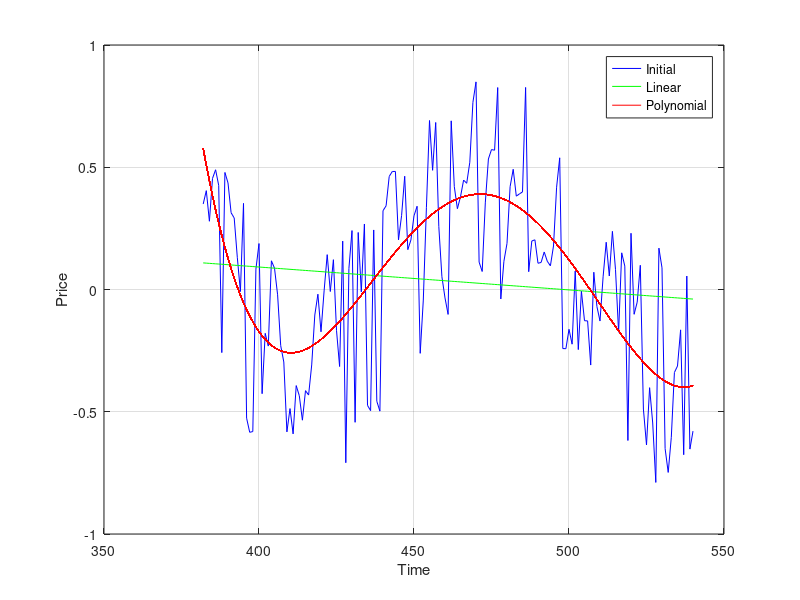

Write MATLAB code to recreate this figure.

P = [382     0.3497735
383     0.4043452
384     0.2791683
385     0.4542913
386     0.4897625
387     0.4256295
388    -0.2580604
389      0.478739
390     0.4360733
391     0.3139871
392      0.292524
393     0.1317261
394  -0.008365495
395     0.3522887
396    -0.5262732
397    -0.5840148
398    -0.5809015
399     0.0830996
400     0.1880194
401    -0.4261131
402    -0.1792712
403    -0.2314301
404     0.1174326
405    0.08733708
406   -0.02169891
407      -0.22966
408    -0.2965333
409    -0.5823083
410    -0.4869773
411     -0.590535
412    -0.3929787
413    -0.4343084
414    -0.5345266
415    -0.4136386
416    -0.4316522
417    -0.3085779
418    -0.1044287
419   -0.01922042
420    -0.1729711
421  -0.005701649
422     0.1425648
423  -0.008197328
424     0.1219838
425     -0.166922
426    -0.3149474
427     0.1978728
428    -0.7084981
429    0.08590097
430     0.2410293
431    -0.5431557
432     0.2333016
433  -0.009644543
434     0.2679584
435    -0.4739385
436     -0.495385
437     0.2435674
438    -0.4571333
439    -0.4975403
440     0.3222925
441     0.3423107
442     0.4624594
443     0.4826831
444     0.4829264
445     0.2031338
446     0.3032496
447     0.4632186
448      0.162986
449     0.2024971
450     0.3016984
451     0.3405368
452    -0.2610399
453   -0.04308247
454     0.3343591
455     0.6912364
456     0.4875024
457     0.6831116
458     0.2580202
459    0.05218651
460   -0.03442962
461    -0.1018661
462     0.6898414
463     0.4206592
464     0.3305563
465     0.3795039
466     0.4474759
467     0.4344485
468      0.520401
469      0.765315
470     0.8491753
471     0.1119693
472    0.07368723
473     0.3543225
474     0.5338713
475     0.5723328
476     0.5697093
477     0.8260058
478   -0.03876934
479      0.115395
480      0.188513
481     0.4206017
482     0.4916813
483     0.3817744
484      0.390907
485     0.3991075
486     0.8264071
487    0.07283977
488     0.1984419
489     0.2032524
490     0.1073126
491     0.1106662
492      0.153359
493      0.115439
494    0.09695604
495      0.177962
496     0.4185103
497     0.5386562
498    -0.2415438
499    -0.2420317
500    -0.1627484
501    -0.2236337
502    0.07537353
503    -0.2456649
504  -0.006686644
505    -0.1276287
506    -0.1284281
507    -0.3090214
508    0.07065445
509   -0.06933743
510    -0.1289344
511    0.05192554
512     0.1933039
513    0.05526135
514     0.2378573
515    0.08115035
516    -0.1748025
517     0.1500544
518    0.09577502
519    -0.6175882
520      0.230015
521    -0.1013671
522   -0.05168809
523    0.09909577
524     -0.488974
525    -0.6358584
526    -0.4015212
527    -0.5459287
528    -0.7890503
529      0.169142
530    0.08867301
531    -0.6504356
532    -0.7481653
533    -0.6045005
534    -0.3394293
535    -0.3129428
536    -0.1650355
537    -0.6757053
538    0.05504642
539    -0.6527849
540    -0.5792075];
X = P(:,1); 
Y = P(:,2);

plot(X, Y, 'b'); 
hold on; 
grid on;
xlabel('Time');
ylabel('Price');
l = length(P);



n = length(X); 
Sx = 0; 
Sy = 0; 
Sxx = 0; 
Sxy = 0; 
for i = 1:length(X) 
    Sx = Sx + X(i); 
    Sy = Sy + Y(i); 
    Sxx = Sxx + X(i) * X(i); 
    Sxy = Sxy + X(i) * Y(i); 
end 
a = (Sx/n * Sy/n - Sxy/n)/(Sx/n*Sx/n - Sxx/n); 
b = (Sxy/n - a*Sxx/n)/(Sx/n); 
plot(X,a*X + b, 'g'); 


d = 4; 
AA = zeros(d+1,d+1); 
for y = 1:d+1 
    for x =1:d+1 
        AA(y,x) = sum(X.^(x-1).*(X.^(y-1))); 
    end 
    BB(y,1) = sum(Y.*(X.^(y-1))); 
end 
aA = AA^-1*BB
approx = zeros(length(X)); 
for i = 1:d+1 
    approx = approx + aA(i)*X.^(i-1); 
end 
plot(X,approx, 'r'); 
legend('Initial','Linear','Polynomial'); 
hold off; 